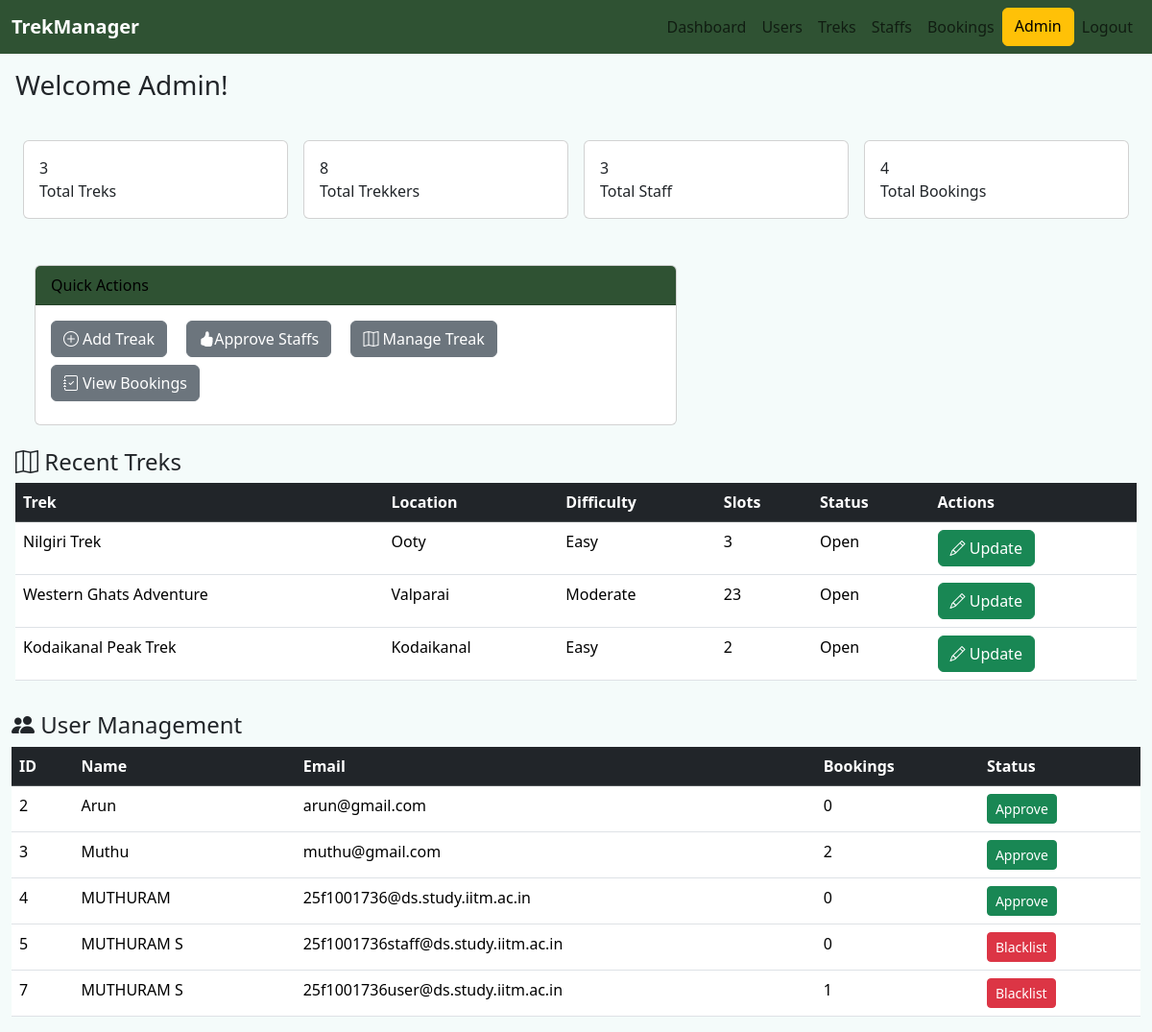
/admin (signed in), run on an earlier commit of the app's database.
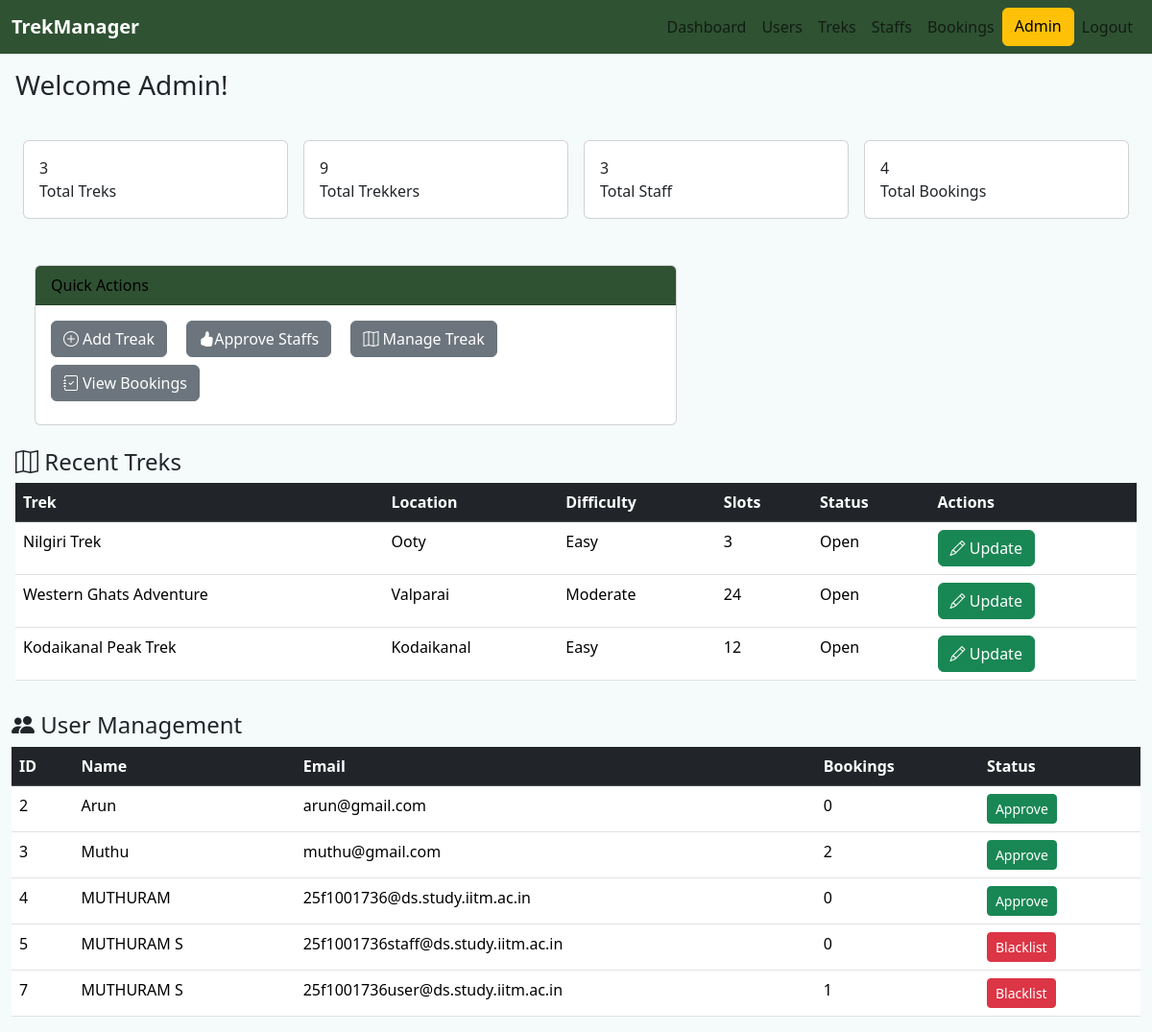
And on a later commit of the database.
### models.py (models this page shows)
class Trek(db.Model):
    Trek_Id=db.Column(db.Integer,primary_key=True,nullable=False)
    Trek_Name=db.Column(db.String(100),nullable=False)
    Location=db.Column(db.String(100),nullable=False)
    Duration=db.Column(db.Integer,nullable=False)
    Difficulty=db.Column(db.String(100),nullable=False)
    Price=db.Column(db.Integer,nullable=False)
    Total_Slots=db.Column(db.Integer,nullable=False)
    Staff_Id=db.Column(db.Integer,db.ForeignKey('user.Id'),nullable=True)
    Status=db.Column(db.String(100),nullable=False)
    Start_Date=db.Column(db.Date,nullable=False)
    End_Date=db.Column(db.Date,nullable=False)
    Description=db.Column(db.Text,nullable=True)
    bookings=db.relationship('Book',backref='trek')
    Available_Slots=db.Column(db.Integer,nullable=False)
    staff = db.relationship('User', foreign_keys=[Staff_Id])

### routes/admin.py (the view)
@app.route('/admin')
def admin():
    if "user_id" not in session:
        flash("Please login first.", "danger")
        return redirect(url_for("login"))
    if session["role"] != "Admin":
        flash("Access denied.", "danger")
        return redirect(url_for("login"))
    trek_detail = Trek.query.limit(5)
    user_list = User.query.limit(5)
    user_count = User.query.filter_by(Role="User").count()
    staff = User.query.filter_by(Role="Staff").count()
    bookings = Book.query.filter_by(Status="Booked").count()
    trek = Trek.query.count()
    users = User.query.filter_by(Role='User').all()
    for user in users:
        user.bookings_count = Book.query.filter_by(User_Id=user.Id, Status="Booked").count()
    return render_template("admin/admin.html", total_user=user_count, total_staff=staff, total_trek=trek,
                            total_bookings=bookings, trek_detail=trek_detail, user_list=user_list, users=users)

### templates/admin/admin.html (shortened to what the changed rows need)
<!DOCTYPE html>
<html>
<link href="https://cdn.jsdelivr.net/npm/bootstrap@5.3.7/dist/css/bootstrap.min.css" rel="stylesheet">
<link rel="stylesheet" href="https://cdn.jsdelivr.net/npm/bootstrap-icons@1.11.3/font/bootstrap-icons.min.css">
<body style="background-color:#F4FBFA">
    <div class="content">
        <div class="row g-3 mb-4 mt-4 ms-3 me-3">
    <div class="col-sm-6 col-lg-3">
        <div class="card stat-card p-3">
            <div class="stat-number">{{ total_user }}</div>
            <div class="stat-label">Total Trekkers</div>
        </div>
    </div>
</div>
        <br>
    </div>
     <div class="ms-3 me-3">
     <table class="table table-hover mb-0me-2">
                <thead class="table-dark">
                    <span ><h4> <i class="bi bi-map "></i> Recent Treks</h4></span>
                    <tr><th>Trek</th><th>Location</th><th>Difficulty</th><th>Slots</th><th>Status</th><th>Actions</th></tr></thead>
                <tbody>
                    {% for t in trek_detail %}
                    <tr>
                        <td>{{ t.Trek_Name }}</td>
                        <td>{{t.Location}}</td>
                        <td>{{t.Difficulty}}</td>
                        <td>{{t.Available_Slots}}</td>
                        <td>{{t.Status}}</td>
                        <td>
                            <div>
                                <a href="{{url_for('add_trek',trek_id=t.Trek_Id)}}" class="btn btn-success"><i class="bi bi-pencil"></i> Update</a>
                            </div>
                        </td>
                    </tr>
                    {%else%}
                <tr>
                    <td colspan="6">
                        <p div class="text-center">No Treks Registered</p>
                    </td>
                </tr>
                    {% endfor  %}
      </tbody>
        </table>
        </div>
        <div class="container-fluid ">
            <div class="table-responsive">
        <table class="table table-hover">
        <thead class="table-dark">
            <h4 class="mt-3 mb-2"> <i class="bi bi-people-fill"></i> User Management</h4>
            <th>ID</th>
            <th>Name</th>
            <th>Email</th>
            <th>Bookings</th>
            <th>Status</th>
        </thead>
        </table>
        </div>
        </div>
</body>
</html>

What changed in the data, as far as the page shows it:
changed Trek "Western Ghats Adventure": Available_Slots "23" → "24"
changed Trek "Kodaikanal Peak Trek": Available_Slots "2" → "12"
Also different on the page:
{{ total_user }}: "8" → "9"
